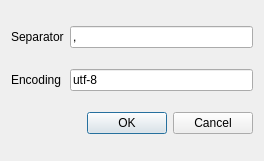
<?xml version="1.0" encoding="UTF-8"?>
<ui version="4.0">
 <class>Dialog_TXT</class>
 <widget class="QDialog" name="Dialog_TXT">
  <property name="geometry">
   <rect>
    <x>0</x>
    <y>0</y>
    <width>264</width>
    <height>161</height>
   </rect>
  </property>
  <property name="windowTitle">
   <string>Dialog</string>
  </property>
  <layout class="QGridLayout" name="gridLayout">
   <item row="0" column="0">
    <widget class="QLabel" name="label">
     <property name="text">
      <string>Separator</string>
     </property>
    </widget>
   </item>
   <item row="0" column="1">
    <widget class="QLineEdit" name="lineEdit">
     <property name="text">
      <string>,</string>
     </property>
    </widget>
   </item>
   <item row="1" column="0">
    <widget class="QLabel" name="label_2">
     <property name="text">
      <string>Encoding</string>
     </property>
    </widget>
   </item>
   <item row="1" column="1">
    <widget class="QLineEdit" name="lineEdit_2">
     <property name="text">
      <string>utf-8</string>
     </property>
    </widget>
   </item>
   <item row="2" column="0" colspan="2">
    <widget class="QDialogButtonBox" name="buttonBox">
     <property name="orientation">
      <enum>Qt::Horizontal</enum>
     </property>
     <property name="standardButtons">
      <set>QDialogButtonBox::Cancel|QDialogButtonBox::Ok</set>
     </property>
    </widget>
   </item>
  </layout>
 </widget>
 <resources/>
 <connections>
  <connection>
   <sender>buttonBox</sender>
   <signal>accepted()</signal>
   <receiver>Dialog_TXT</receiver>
   <slot>accept()</slot>
   <hints>
    <hint type="sourcelabel">
     <x>248</x>
     <y>254</y>
    </hint>
    <hint type="destinationlabel">
     <x>157</x>
     <y>274</y>
    </hint>
   </hints>
  </connection>
  <connection>
   <sender>buttonBox</sender>
   <signal>rejected()</signal>
   <receiver>Dialog_TXT</receiver>
   <slot>reject()</slot>
   <hints>
    <hint type="sourcelabel">
     <x>316</x>
     <y>260</y>
    </hint>
    <hint type="destinationlabel">
     <x>286</x>
     <y>274</y>
    </hint>
   </hints>
  </connection>
 </connections>
</ui>
